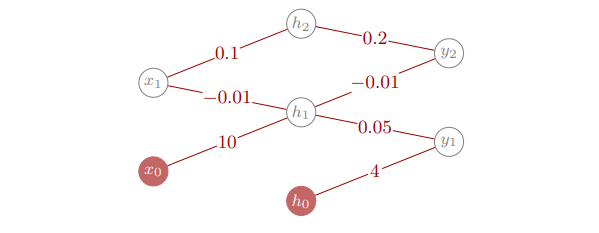
#> input picture exam/ANN_week8.PNG, 599 x 233 px
$ python -i features.py   (imports and definitions only)
#> lines starting #> are read from the running program, lines starting #| are printed output that depends on the picture
import numpy as np
import scipy.ndimage

def get_gauss_feat_im(im, sigma=1, normalize=True):
    """Gauss derivative feaures for every image pixel.
    Arguments:
        image: a 2D image, shape (r,c).
        sigma: standard deviation for Gaussian derivatives.
        normalize: flag indicating normalization of features.
    Returns:
        imfeat: 3D array of size (r,c,15) with a 15-dimentional feature
             vector for every pixel in the image.
    Author: vand@dtu.dk, 2020
    """

    r,c = im.shape
    imfeat = np.zeros((r,c,15))
    imfeat[:,:,0] = scipy.ndimage.gaussian_filter(im,sigma,order=0)
    imfeat[:,:,1] = scipy.ndimage.gaussian_filter(im,sigma,order=[0,1])
    imfeat[:,:,2] = scipy.ndimage.gaussian_filter(im,sigma,order=[1,0])
    imfeat[:,:,3] = scipy.ndimage.gaussian_filter(im,sigma,order=[0,2])
    imfeat[:,:,4] = scipy.ndimage.gaussian_filter(im,sigma,order=[1,1])
    imfeat[:,:,5] = scipy.ndimage.gaussian_filter(im,sigma,order=[2,0])
    imfeat[:,:,6] = scipy.ndimage.gaussian_filter(im,sigma,order=[0,3])
    imfeat[:,:,7] = scipy.ndimage.gaussian_filter(im,sigma,order=[1,2])
    imfeat[:,:,8] = scipy.ndimage.gaussian_filter(im,sigma,order=[2,1])
    imfeat[:,:,9] = scipy.ndimage.gaussian_filter(im,sigma,order=[3,0])
    imfeat[:,:,10] = scipy.ndimage.gaussian_filter(im,sigma,order=[0,4])
    imfeat[:,:,11] = scipy.ndimage.gaussian_filter(im,sigma,order=[1,3])
    imfeat[:,:,12] = scipy.ndimage.gaussian_filter(im,sigma,order=[2,2])
    imfeat[:,:,13] = scipy.ndimage.gaussian_filter(im,sigma,order=[3,1])
    imfeat[:,:,14] = scipy.ndimage.gaussian_filter(im,sigma,order=[4,0])

    if normalize:
        imfeat -= np.mean(imfeat, axis=(0,1))
        imfeat /= np.std(imfeat, axis=(0,1))

    return imfeat

def get_gauss_feat_multi(im, sigma = [1,2,4], normalize = True):
    '''Multi-scale Gauss derivative feaures for every image pixel.
    Arguments:
        image: a 2D image, shape (r,c).
        sigma: list of standard deviations for Gaussian derivatives.
        normalize: flag indicating normalization of features.
    Returns:
        imfeat: a a 3D array of size (r*c,n_scale,15) with n_scale features in each pixels, and
             n_scale is length of sigma. Each pixel contains a feature vector and feature
             image is size (r,c,15*n_scale).
    Author: abda@dtu.dk, 2021

    '''
    imfeats = []
    for i in range(0,len(sigma)):
        feat = get_gauss_feat_im(im, sigma[i], normalize)
        imfeats.append(feat.reshape(-1,feat.shape[2]))

    imfeats = np.asarray(imfeats).transpose(1,0,2)
    return imfeats

>>> import cv2
>>> picture = cv2.imread('../exam/ANN_week8.PNG', cv2.IMREAD_GRAYSCALE)
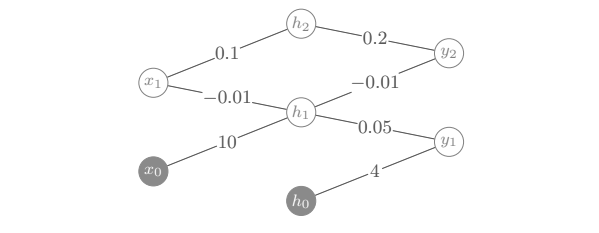
#> picture: shape (233, 599); min 89, max 255, mean 251.7
>>> result = get_gauss_feat_multi(picture)
#> after the loop in get_gauss_feat_multi, `for i in range(0,len(sigma)):`: imfeats = 3 items
